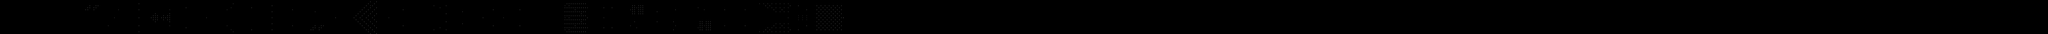

Tiled map render using the project's own tile images. Description and the map definition, with tile-layer contents summarised, below:
An orthogonal 1000x17 tile map with 32x32 px tiles, 1 tile layer (タイル・レイヤー 1).

<map version="1.2" tiledversion="1.3.4" orientation="orthogonal" renderorder="right-down" width="1000" height="17" tilewidth="32" tileheight="32" infinite="0" nextlayerid="2" nextobjectid="1">
 <editorsettings>
  <export target="stage1.csv" format="csv" />
 </editorsettings>
 <tileset firstgid="1" source="EnemyID.tsx" />
 <layer id="1" name="タイル・レイヤー 1" width="1000" height="17">
  <data>[17000 cells, 465 non-empty, 11 distinct tile ids]</data>
 </layer>
</map>
